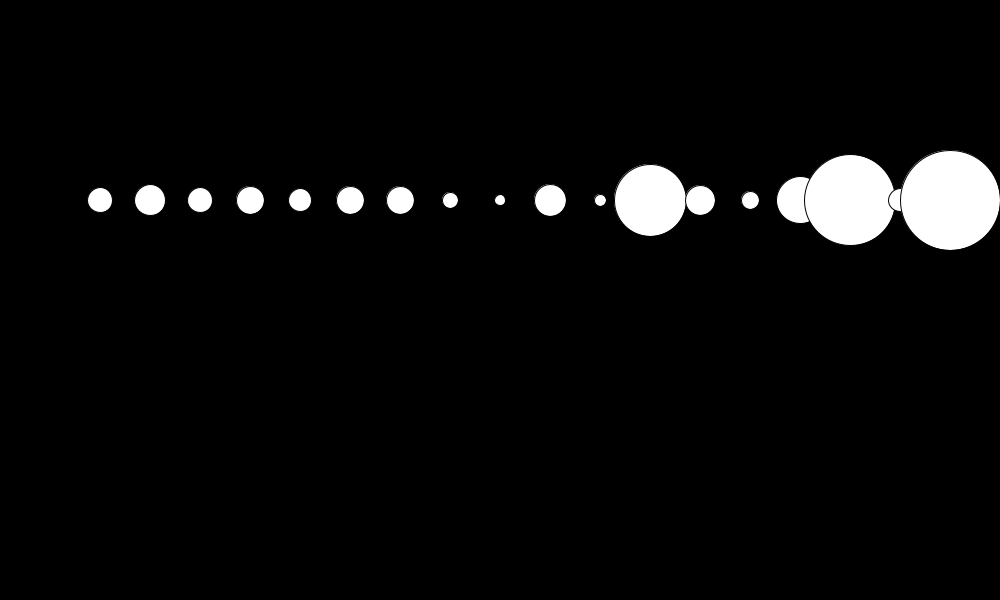
Frame 1 (no input)
Frame 60 (the mouse pressed at the canvas centre just before this capture): identical to frame 1, image omitted
Frame 120 (the mouse held since frame 60 and released just before this capture): identical to frame 1, image omitted

The Processing sketch that drew this single still picture (run headless with seeded random() and noise(); from frame 60 on, the mouse is pressed at the canvas centre):

// Processing sketch: arrayExample_01
// ── arrayExample_01.pde
//int[] idpAges = new int[14];
int[] idpAges = {25, 31, 25, 28, 23, 28, 28, 16, 11, 32, 12, 72, 30, 18, 47, 91, 23, 100};

void setup() {
  size(1000, 600);
  background(0);
  //idpAges[0] = 76;
}

void draw() {
  background(0);
  /*
  int myAge = idpAges[0];
   println(myAge);
   
   ellipse(100,100, myAge, myAge);
   
   int myOtherAge = idpAges[1];
   
   ellipse(150, 100, myOtherAge, myOtherAge);
   
   ellipse(200, 100, idpAges[2], idpAges[2]);
   ellipse(250, 100, idpAges[3], idpAges[3]);
   ellipse(300, 100, idpAges[4], idpAges[4]);
   */
  int xPos = 100;
  int xSpace = 50;
  int arraySize = idpAges.length;
  println(arraySize);
  for (int index = 0; index < arraySize; index++) { //index+=10 means index=index+10
    int thisAge = idpAges[index];
    ellipse(xPos + xSpace*index, 200, thisAge, thisAge);
  }
}
